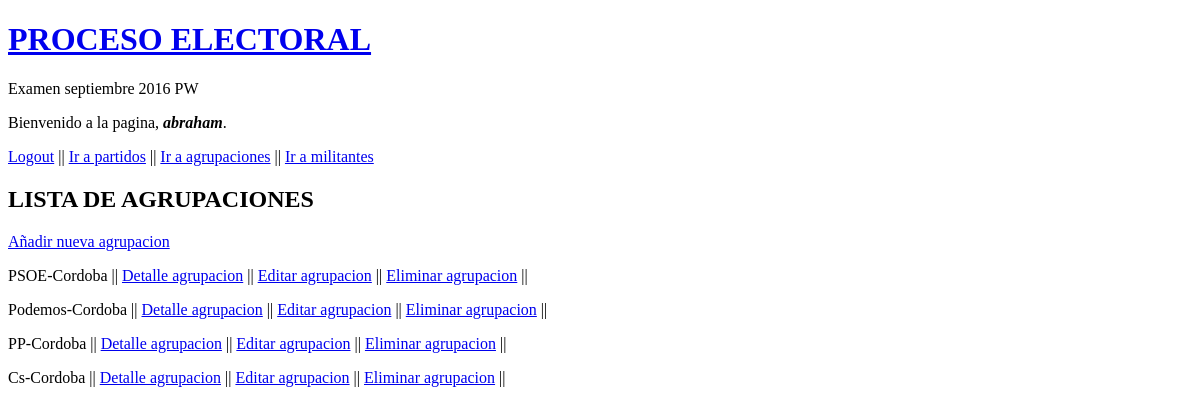
The page /agrupaciones/ (signed in) on the database as committed earlier.
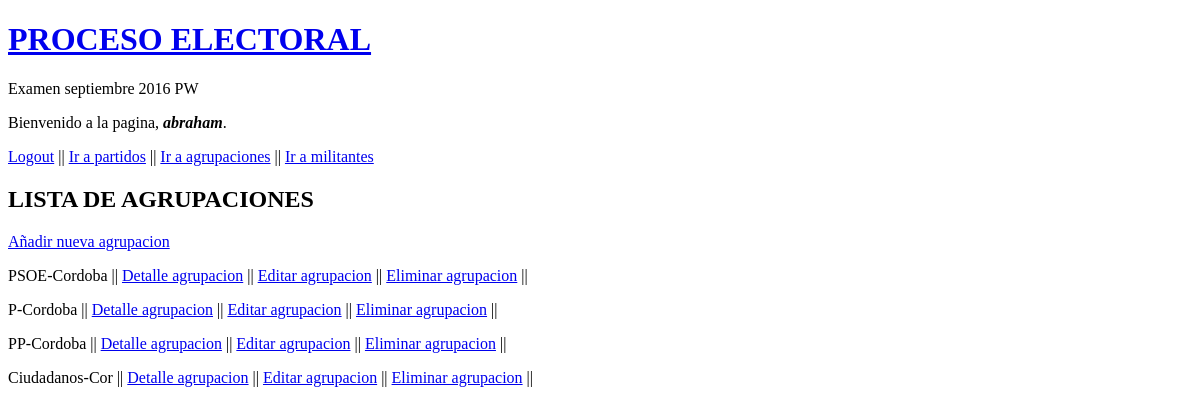
The same page on the database as committed later.
### procesoElectoral/models.py (models this page shows, shortened)
class Agrupacion(models.Model):
    nombre = models.CharField(max_length=100)
    ciudad = models.CharField(max_length=50)
    partido = models.ForeignKey('Partido', on_delete=models.CASCADE)

### procesoElectoral/views.py (the view)
# urls.py: url(r'^agrupaciones/$', views.ListAgrupaciones.as_view(), name='lista_de_agrupaciones'),
@method_decorator(login_required, name='dispatch')
class ListAgrupaciones(ListView):
    model = Agrupacion
    def get(self, request, *args, **kwargs):
        agrupaciones = Agrupacion.objects.all()
        context = {'agrupaciones':agrupaciones,'titulo':"Lista de Agrupaciones"}
        return render(request, 'procesoElectoral/agrupacion.html', context)

### procesoElectoral/templates/procesoElectoral/agrupacion.html
{% extends 'procesoElectoral/index.html' %}
{% block content %}
    <h2>LISTA DE AGRUPACIONES</h2>
    {% if user.is_authenticated %}
        {% if user.username == "gestor" or user.username == "abraham" %}
            <p><lu><a href="/agrupaciones/new">Añadir nueva agrupacion</a></ul></p>
            {% for agrupacion in agrupaciones %}
                <p>{{ agrupacion.nombre }} ||
                <lu><a href="/agrupaciones/{{ agrupacion.pk }}">Detalle agrupacion</a> ||</ul>
                <lu><a href="/agrupaciones/{{ agrupacion.pk }}/edit">Editar agrupacion</a> ||</ul>
                <lu><a href="/agrupaciones/{{ agrupacion.pk }}/delete">Eliminar agrupacion</a> ||</ul></p>
            {% endfor %}
        {% else %}
            {% for agrupacion in agrupaciones %}
                <p>{{ agrupacion.nombre }}
                <lu><a href="/agrupaciones/{{ agrupacion.pk }}">Detalle agrupacion</a></ul></p>
            {% endfor %}
        {% endif %}
    {% endif %}
{% endblock %}

Rows that differ between the two databases and show on the page:
removed Agrupacion: nombre "Cs-Cordoba"
changed Agrupacion: nombre "Podemos-Cordoba" → "P-Cordoba"
added Agrupacion: nombre "Ciudadanos-Cor"
